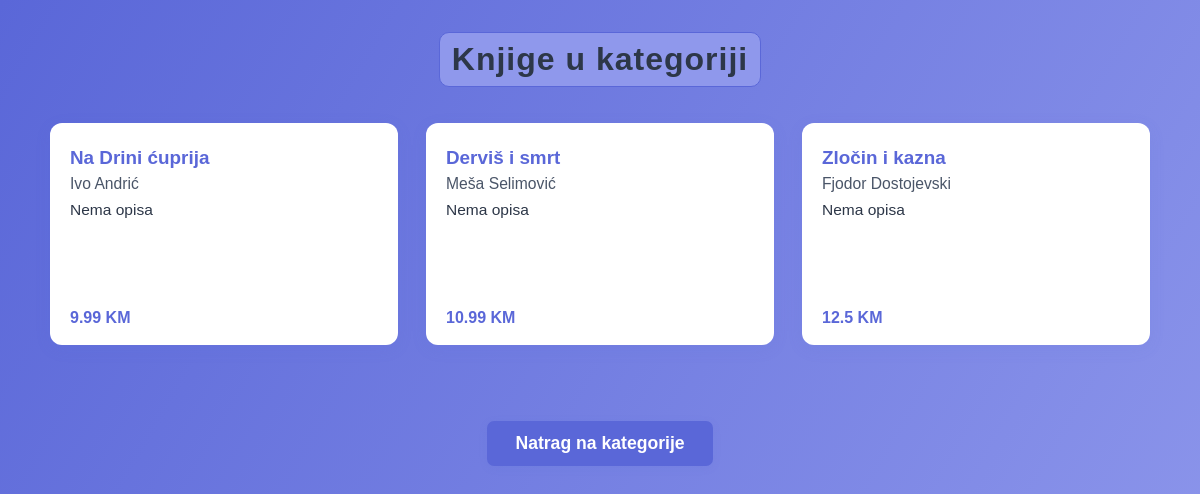
Screenshot of /kategorija/1 with the database file from the repository.
### models.py (models this page shows)
class Knjiga(Base):
    __tablename__ = "knjiga"
    id = Column(Integer, primary_key=True, index=True)
    naziv_djela = Column(String, nullable=False)
    autor = Column(String)
    opis = Column(String)
    cijena = Column(Float, nullable=False)
    cijena15 = Column(Float, nullable=True)
    cijena30 = Column(Float, nullable=True)
    stanje = Column(Integer)
    slika_url = Column(String, nullable=True)  # polje za URL slike ili putanju do slike
    kategorija_id = Column(Integer, ForeignKey("kategorija.id"))
    kategorija = relationship("Kategorija", back_populates="knjige")
    korpa = relationship("Korpa", back_populates="knjiga", cascade="all, delete")
    lista_zelja = relationship("ListaZelja", back_populates="knjiga", cascade="all, delete")
    posudbe = relationship("Posudba", back_populates="knjiga", cascade="all, delete")
    recenzije = relationship("Recenzija", back_populates="knjiga", cascade="all, delete")
    narudzba_stavke = relationship("NarudzbaStavka", back_populates="knjiga", cascade="all, delete")

### main.py (the view)
@app.get("/kategorija/{kategorija_id}", response_class=HTMLResponse)
def knjige_po_kategoriji(request: Request, kategorija_id: int, db: Session = Depends(get_db)):
    knjige = get_books_by_kategorija(db, kategorija_id)
    return templates.TemplateResponse("knjige_po_kategoriji.html", {"request": request, "knjige": knjige})

### templates/knjige_po_kategoriji.html (shortened to what this page needs)
<!DOCTYPE html>
<html lang="hr">
<head>
    <link rel="stylesheet" href="{{ url_for('static', path='css/kategorijaknjiga.css') }}">
</head>
<body>
    <div class="category-page-container">
        <h2 style="text-align:center; color:#2d3748; font-size:2em; font-weight:700; letter-spacing:1px;">Knjige u kategoriji</h2>
        {% if knjige %}
            <ul class="category-books-list">
            {% for knjiga in knjige %}
                <li>
                    <a href="/knjiga/{{ knjiga.id }}" class="category-book-card">
                        <div>
                            <div class="category-book-title">{{ knjiga.naziv_djela }}</div>
                            {% if knjiga.autor %}
                                <div class="category-book-author">{{ knjiga.autor }}</div>
                            {% endif %}
                            {% if knjiga.opis %}
                                <div class="category-book-desc">{{ knjiga.opis }}</div>
                            {% endif %}
                        </div>
                        {% if knjiga.cijena %}
                            <div class="category-book-price">{{ knjiga.cijena|round(2) }} KM</div>
                        {% endif %}
                    </a>
                </li>
            {% endfor %}
            </ul>
        {% else %}
            <p style="text-align:center; margin: 40px 0; color:#5a67d8; font-size:1.15em;">Nema knjiga u ovoj kategoriji.</p>
        {% endif %}
        <div style="text-align:center; margin-top:38px;">
            <a href="/kategorija" class="back-btn">Natrag na kategorije</a>
        </div>
    </div>
</body>
</html>

### static/css/kategorijaknjiga.css (style rules this page uses)
body { margin: 0; font-family: 'Trebuchet MS', sans-serif; background: linear-gradient(120deg, #5a67d8 0%, #8f98ec 100%); min-height: 100vh; }
.category-page-container { max-width: 1100px; margin: 0 auto; padding: 32px 12px; }
h2 { text-align: center; color: #2d3748; font-size: 2em; font-weight: 700; letter-spacing: 1px; background-color: #8f98ec; border-radius: 10px; width: 320px; margin: 0 auto 28px auto; padding: 8px 0; border: 1px solid #5a67d8; color: #fff; }
.category-books-list { display: grid; grid-template-columns: repeat(auto-fit, minmax(260px, 1fr)); gap: 28px; margin: 36px 0 0 0; padding: 0; list-style: none; }
.category-book-card { background: #fff; border-radius: 12px; box-shadow: 0 4px 16px rgba(90,103,216,0.10); padding: 24px 20px 18px 20px; display: flex; flex-direction: column; justify-content: space-between; transition: box-shadow 0.18s, transform 0.18s; text-decoration: none; color: inherit; min-height: 180px; }
.category-book-title { font-size: 1.18em; color: #5a67d8; margin-bottom: 6px; font-weight: 600; }
.category-book-author { color: #4a5568; font-size: 0.98em; margin-bottom: 8px; }
.category-book-desc { color: #2d3748; font-size: 0.97em; margin-bottom: 10px; }
.category-book-price { color: #5a67d8; font-weight: 600; margin-top: 8px; }
.back-btn { display: inline-block; margin: 38px auto 0 auto; padding: 12px 28px; background: #5a67d8; color: #fff; border-radius: 7px; font-size: 1.1em; font-weight: 600; text-decoration: none; box-shadow: 0 2px 8px rgba(90,103,216,0.10); transition: background 0.18s, transform 0.18s; text-align: center; border: none; }

### rows the page displays
Knjiga: naziv_djela "Na Drini ćuprija", autor "Ivo Andrić", opis "Nema opisa", cijena "9.99"
Knjiga: naziv_djela "Derviš i smrt", autor "Meša Selimović", opis "Nema opisa", cijena "10.99"
Knjiga: naziv_djela "Zločin i kazna", autor "Fjodor Dostojevski", opis "Nema opisa", cijena "12.5"
